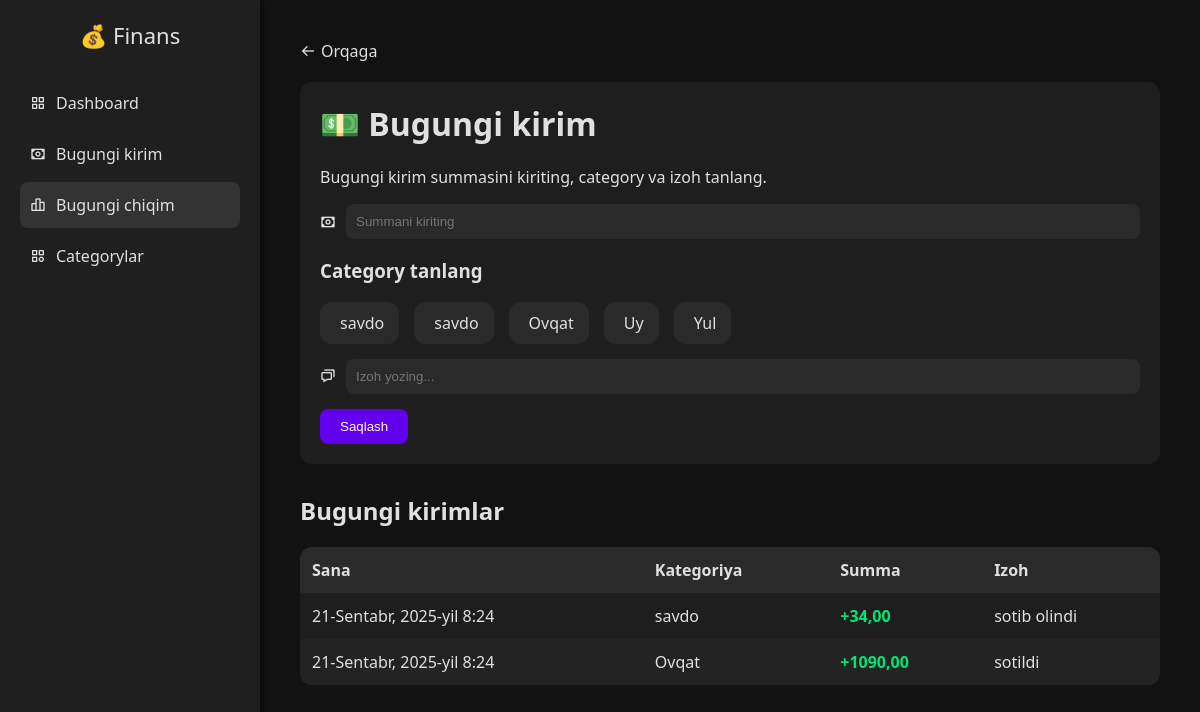
The page /uz-latn/income/income/ (signed in) on the database its author committed.
### income/models.py (models this page shows, shortened)
class Category(models.Model):
    user = models.ForeignKey(CustomUser, on_delete=models.CASCADE)
    name = models.CharField(max_length=50)

class Income(models.Model):
    user = models.ForeignKey(settings.AUTH_USER_MODEL, on_delete=models.CASCADE)
    category = models.ForeignKey(Category, on_delete=models.SET_NULL, null=True)
    amount = models.DecimalField(max_digits=12, decimal_places=2)
    note = models.TextField(blank=True, null=True)
    date = models.DateTimeField(default=timezone.now)
    currency = models.CharField(max_length=3, choices=[('UZS','UZS'),('USD','USD')], default='UZS')

### income/views.py (the view, shortened to what this page needs)
# urls.py: path('income/', include('income.urls')),
@login_required
def income(request):
    user = request.user
    now = timezone.now()  # Sana + vaqt
    today_incomes = Income.objects.filter(user=user, date__date=now.date()).order_by('-date')
    categories = Category.objects.all()
    context = {
        'today_incomes': today_incomes,
        'categories': categories
    }
    return render(request, 'today_income.html', context)

### templates/today_income.html (shortened to what this page needs)
{% load i18n %}
{% load static %}
{% get_current_language as LANGUAGE_CODE %}
<!DOCTYPE html>
<html lang="{{ LANGUAGE_CODE }}">
<head>
  <link rel="stylesheet" href="{% static 'css/today_income.css' %}">
  <link href="https://unpkg.com/boxicons@2.1.4/css/boxicons.min.css" rel="stylesheet">
</head>
<body>
  <aside class="sidebar">
    <div class="logo">💰 Finans</div>
    <nav>
      <a href="{% url "dashboard" %}"><i class='bx bx-grid-alt'></i> {% trans "Dashboard" %}</a>
      <a href="{% url "income" %}"><i class='bx bx-money'></i> {% trans "Bugungi kirim" %}</a>
      <a href="{% url "expence" %}" class="active"><i class='bx bx-bar-chart-alt-2'></i> {% trans "Bugungi chiqim" %}</a>
      <a href="{% url "category" %}"><i class='bx bx-category'></i> {% trans "Categorylar" %}</a>
    </nav>
  </aside>
  <div class="main-content">
    <a href="/dashboard/" class="back-btn"><i class='bx bx-arrow-back'></i> {% trans "Orqaga" %}</a>
    <div class="income-container">
      <h1>💵 {% trans "Bugungi kirim" %}</h1>
      <p>{% trans "Bugungi kirim summasini kiriting, category va izoh tanlang." %}</p>
      <form method="POST" action="">
        <div class="input-group">
          <i class='bx bx-money'></i>
          <input type="number" name="amount" placeholder="{% trans 'Summani kiriting' %}" required>
        </div>
        <h3>{% trans "Category tanlang" %}</h3>
        <div class="categories">
          {% for category in categories %}
          <label class="category-card">
            <span>{{ category.name }}</span>
          </label>
          {% endfor %}
        </div>
        <div class="input-group">
          <i class='bx bx-chat'></i>
          <input type="text" name="note" placeholder="{% trans 'Izoh yozing...' %}">
        </div>
        <button type="submit">{% trans "Saqlash" %}</button>
      </form>
    </div>
    <div class="today-list">
      <h2>{% trans "Bugungi kirimlar" %}</h2>
      <table>
        <thead>
          <tr>
            <th>{% trans "Sana" %}</th>
            <th>{% trans "Kategoriya" %}</th>
            <th>{% trans "Summa" %}</th>
            <th>{% trans "Izoh" %}</th>
          </tr>
        </thead>
        <tbody>
          {% for income in today_incomes %}
          <tr>
            <td>{{ income.date }}</td>
            <td><i class="{{ income.category.icon }}"></i> {{ income.category.name }}</td>
            <td class="income">+{{ income.amount|floatformat:2 }}</td>
            <td>{{ income.note }}</td>
          </tr>
          {% empty %}
          <tr>
            <td colspan="4">{% trans "Bugungi kirim mavjud emas" %}</td>
          </tr>
          {% endfor %}
        </tbody>
      </table>
    </div>
  </div>
</body>
</html>

### static/css/today_income.css (style rules this page uses)
body { margin: 0; font-family: 'Segoe UI', Tahoma, Geneva, Verdana, sans-serif; background-color: #121212; color: #e0e0e0; display: flex; }
.sidebar { width: 220px; background-color: #1f1f1f; height: 100vh; padding: 20px; box-shadow: 2px 0 8px rgba(0,0,0,0.5); }
.sidebar .logo { font-size: 22px; text-align: center; margin-bottom: 30px; }
.sidebar nav a { display: flex; align-items: center; gap: 10px; padding: 12px 10px; color: #e0e0e0; border-radius: 8px; margin-bottom: 5px; text-decoration: none; transition: background 0.3s; }
.sidebar nav a.active, .sidebar nav a:hover { background-color: #333; }
.main-content { flex: 1; padding: 40px; }
.back-btn { display: inline-flex; align-items: center; gap: 5px; text-decoration: none; color: #e0e0e0; margin-bottom: 20px; }
.income-container { background-color: #1e1e1e; padding: 20px; border-radius: 12px; margin-bottom: 30px; }
.income-container h1 { margin-top: 0; }
.input-group { display: flex; align-items: center; gap: 10px; margin-bottom: 15px; }
.input-group input { flex: 1; padding: 10px; border-radius: 8px; border: none; background-color: #2a2a2a; color: #e0e0e0; }
.categories { display: flex; gap: 15px; flex-wrap: wrap; margin-bottom: 15px; }
.category-card { display: flex; align-items: center; gap: 5px; background-color: #2a2a2a; padding: 10px 15px; border-radius: 12px; cursor: pointer; transition: background 0.3s; }
button { padding: 10px 20px; border-radius: 8px; border: none; background-color: #6200ee; color: #fff; cursor: pointer; display: flex; align-items: center; gap: 5px; }
.today-list table { width: 100%; border-collapse: collapse; background-color: #1e1e1e; border-radius: 12px; overflow: hidden; }
.today-list th, .today-list td { padding: 12px; text-align: left; }
.today-list th { background-color: #2a2a2a; }
.today-list tbody tr:nth-child(even) { background-color: #232323; }
.income { color: #00e676; font-weight: bold; }

### rows shown on the page
Category: name "savdo"
Category: name "savdo"
Category: name "Ovqat"
Category: name "Uy"
Category: name "Yul"
Income: date "21-Sentabr, 2025-yil 8:24", category.name "savdo", amount "34,00", note "sotib olindi"
Income: date "21-Sentabr, 2025-yil 8:24", category.name "Ovqat", amount "1090,00", note "sotildi"
